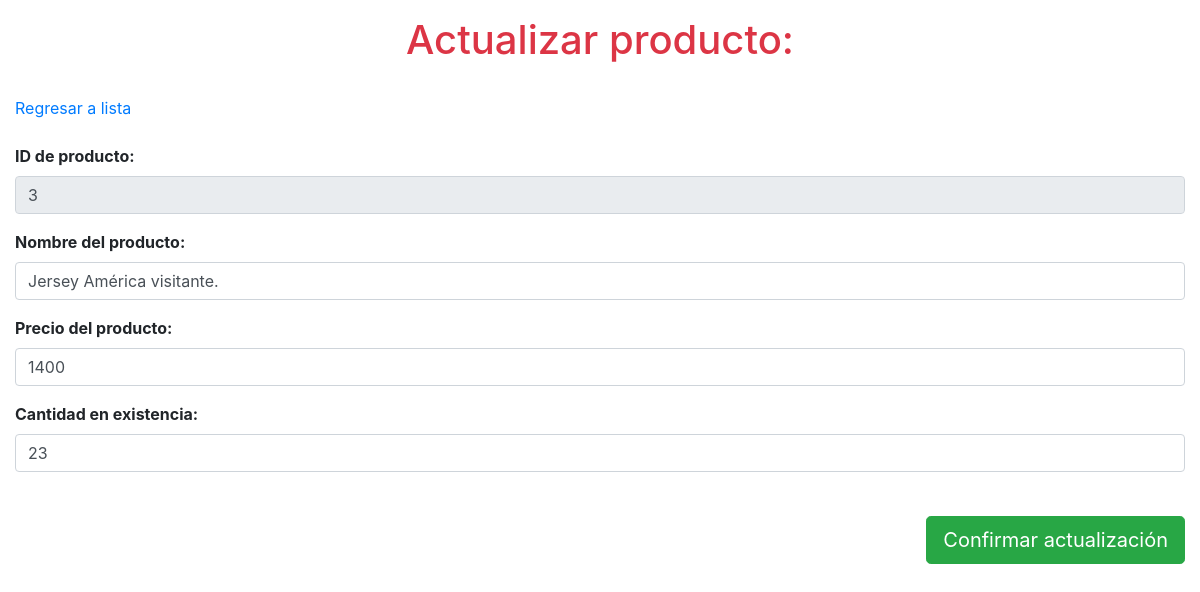
Screenshot of /productos/update.php?id_producto=3 with the database file from the repository.
### tables this page shows
CREATE TABLE productos (
	id_producto INTEGER PRIMARY KEY AUTOINCREMENT,
    producto VARCHAR (100) NOT NULL,
    precio FLOAT NOT NULL,
    existencias INTEGER NOT NULL
);

### productos/db/details_update.php (the view)
<?php
    $id_producto = $_GET["id_producto"];
    $db = new SQLite3("../tienda.db");
    $resultado = $db->query("SELECT * from productos where id_producto='$id_producto';");
    while ($row = $resultado->fetchArray()) {
        $id_producto = $row["id_producto"];
        $producto = $row['producto'];
        $precio = $row['precio'];
        $existencias = $row['existencias'];
    }
    $form = "
        <div class='form-group font-weight-bold'>
            <label for='id_producto'>ID de producto:</label>
            <input type='text' readonly class='form-control' id='id_producto' name='id_producto' aria-describedby='ID producto' value='$id_producto'>
        </div>
        <div class='form-group font-weight-bold'>
            <label for='producto'>Nombre del producto:</label>
            <input type='text' class='form-control' id='producto' name='producto' aria-describedby='producto' value='$producto'>
        </div>
        <div class='form-group font-weight-bold'>
            <label for='precio'>Precio del producto:</label>
            <input type='number' step='any' class='form-control' id='precio' name='precio' aria-describedby='precio' value='$precio'>
        </div>
        <div class='form-group font-weight-bold'>
            <label for='existencias'>Cantidad en existencia:</label>
            <input type='number' class='form-control' id='existencias' name='existencias' aria-describedby='precio' value='$existencias'>
        </div>
        ";
    print($form);
?>

### rows the page displays
productos: id_producto "3", producto "Jersey América visitante.", precio "1400", existencias "23"
